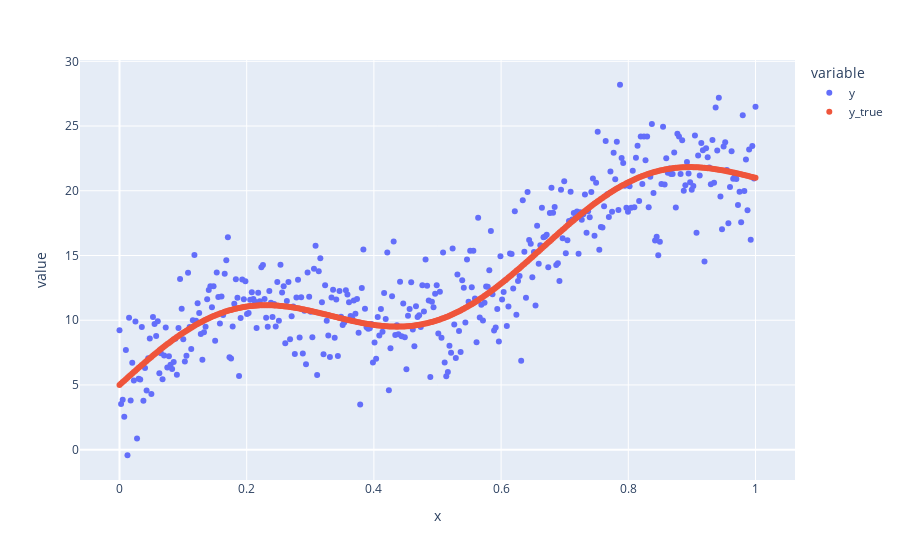

Here is the notebook cell this chart was saved with:
### Code cell
px.scatter(data_frame=df, x="x", y=["y", "y_true"])

### Figure 1 — Plotly figure (JSON) as saved in the notebook; plotly's stock layout.template omitted (floating-point values rounded to 4 significant figures; data arrays with more than 128 entries replaced by an {"elided": "..."} marker saying what was removed)
{"data": [{"hovertemplate": "variable=y<br>x=%{x}<br>value=%{y}<extra></extra>", "legendgroup": "y", "marker": {"color": "#636efa", "symbol": "circle"}, "mode": "markers", "name": "y", "orientation": "v", "showlegend": true, "type": "scatter", "x": {"elided": "400 float values"}, "xaxis": "x", "y": {"elided": "400 float values"}, "yaxis": "y"}, {"hovertemplate": "variable=y_true<br>x=%{x}<br>value=%{y}<extra></extra>", "legendgroup": "y_true", "marker": {"color": "#EF553B", "symbol": "circle"}, "mode": "markers", "name": "y_true", "orientation": "v", "showlegend": true, "type": "scatter", "x": {"elided": "400 float values"}, "xaxis": "x", "y": {"elided": "400 float values"}, "yaxis": "y"}], "layout": {"autosize": true, "legend": {"title": {"text": "variable"}, "tracegroupgap": 0}, "margin": {"t": 60}, "xaxis": {"anchor": "y", "autorange": true, "domain": [0, 1], "range": [-0.05883, 1.059], "title": {"text": "x"}, "type": "linear"}, "yaxis": {"anchor": "x", "autorange": true, "domain": [0, 1], "range": [-2.459, 30.22], "title": {"text": "value"}, "type": "linear"}}}
